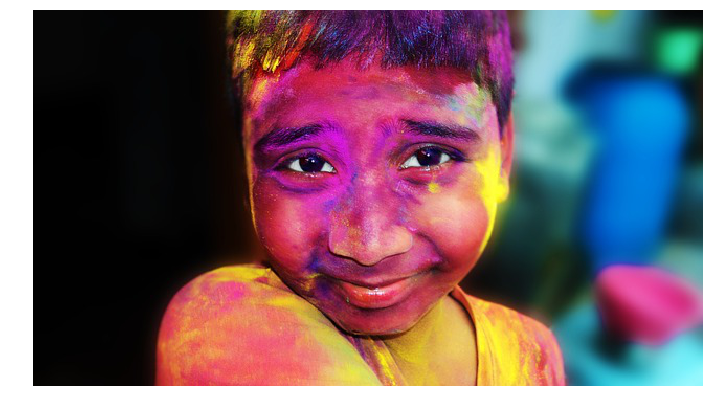
#> input picture Lab06/holi.jpg, 713 x 410 px
$ python image-quantifcation.py
#> lines starting #> are read from the running program, lines starting #| are printed output that depends on the picture
# -*- coding: utf-8 -*-

import numpy as np
import matplotlib.pyplot as plt
from PIL import Image
from sklearn.cluster import KMeans
from sklearn.datasets import load_digits

I = Image.open("holi.jpg")
#> I is the input picture: PIL image 713x410 RGBA; mean R, G, B, A 118, 95.4, 103.5, 219.8

I1 = np.asarray(I,dtype=np.float32)/255
plt.figure(figsize=(12,12))
plt.imshow(I1)
plt.axis('off')
plt.show()

w, h = I.size
#> w = 713; h = 410
colors = I.getcolors(w * h)
#> colors = 118709 items
num_colors = len(colors)
#> num_colors = 118709
num_pixels = w*h
#> num_pixels = 292330

print ('Number of pixels = ', num_pixels)
#| Number of pixels =  292330
print ('Number of colors = ', num_colors)
#| Number of colors =  118709

R = I1[:,:,0]
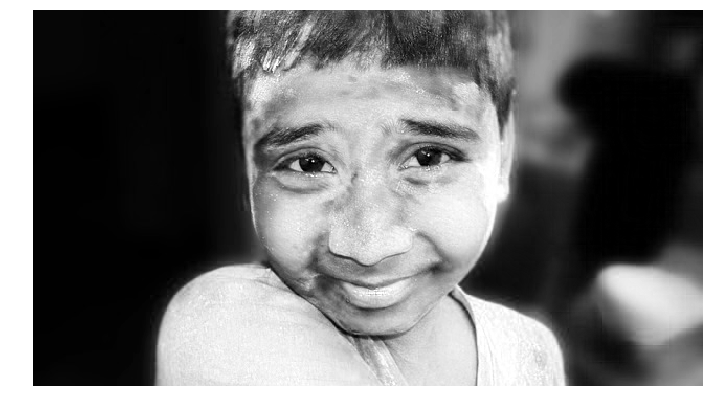
#> R: shape (410, 713) float32; min 0, max 1, mean 0.463
G = I1[:,:,1]
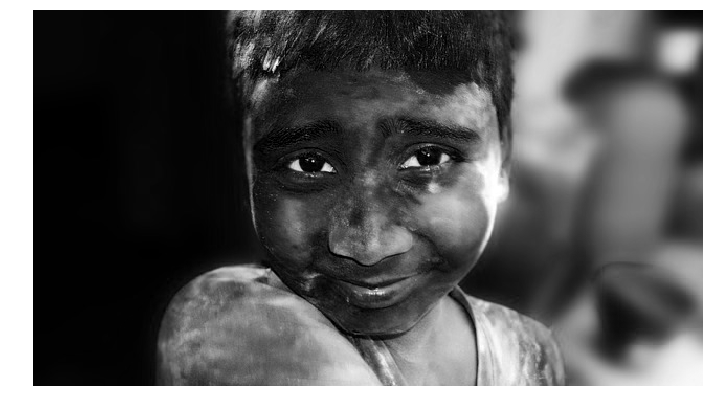
#> G: shape (410, 713) float32; min 0, max 1, mean 0.374
B = I1[:,:,2]
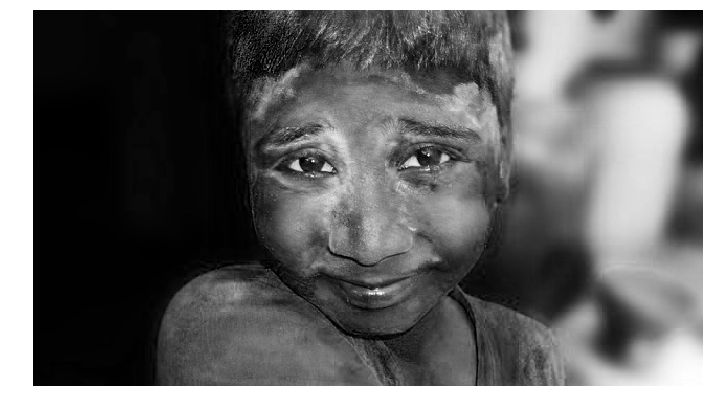
#> B: shape (410, 713) float32; min 0, max 1, mean 0.406

XR = R.reshape((-1, 1))
XG = G.reshape((-1, 1))
XB = B.reshape((-1, 1))

X = np.concatenate((XR,XG,XB),axis=1)

n = 10
k_means = KMeans(n_clusters=n)
k_means.fit(X)

centroids = k_means.cluster_centers_
labels = k_means.labels_

m = XR.shape
#> m = (292330, 1)
for i in range(m[0]):
    XR[i] = centroids[labels[i]][0]
    XG[i] = centroids[labels[i]][1]
    XB[i] = centroids[labels[i]][2]
XR.shape = R.shape
XG.shape = G.shape
XB.shape = B.shape
XR = XR[:, :, np.newaxis]
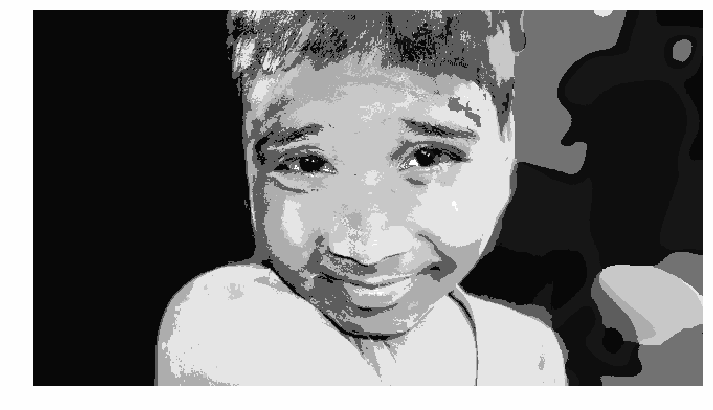
#> XR: shape (410, 713, 1) float32; min 0.0323, max 0.999, mean 0.463
XG = XG[:, :, np.newaxis]
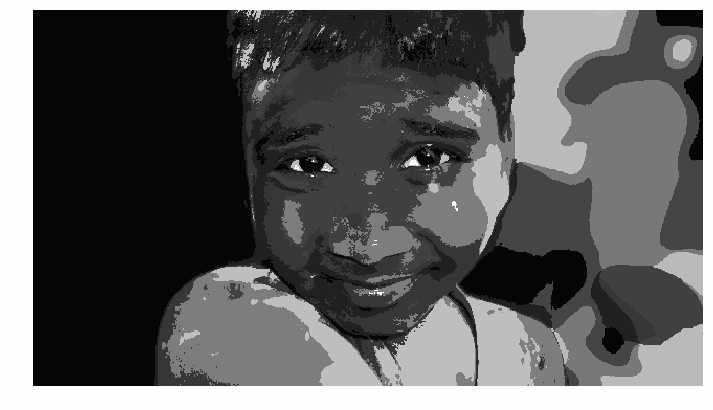
#> XG: shape (410, 713, 1) float32; min 0.0262, max 1, mean 0.374
XB = XB[:, :, np.newaxis]
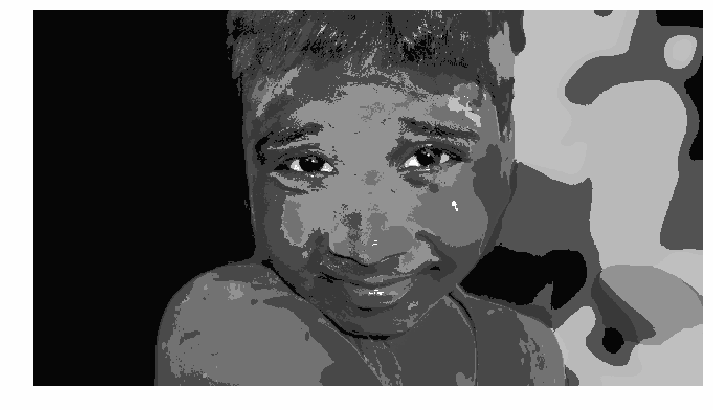
#> XB: shape (410, 713, 1) float32; min 0.0246, max 0.999, mean 0.406

Y = np.concatenate((XR,XG,XB),axis=2)
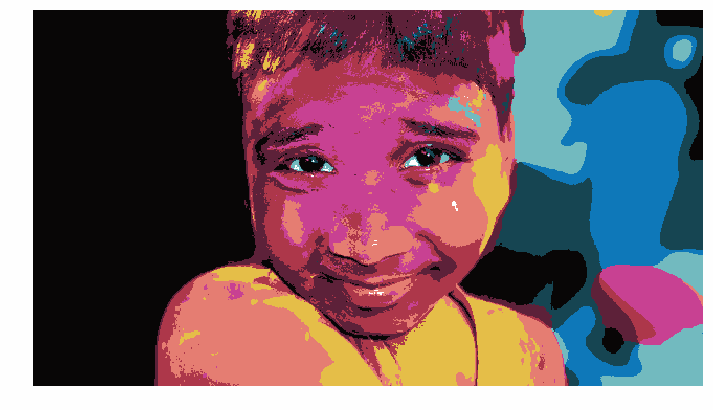
#> Y: shape (410, 713, 3) float32; mean of channels 0, 1, 2 0.463, 0.374, 0.406; drawn as R, G, B

plt.figure(figsize=(12,12))
plt.imshow(Y)
plt.axis('off')
plt.show()

print ('Number of pixels = ', num_pixels)
#| Number of pixels =  292330
print ('Number of colors = ', n)

Y1 = np.floor(Y*255)
Image.fromarray(Y1.astype(np.uint8)).save("holi2.jpg")

$ run again, with Lab06/VictoriaLake.jpg copied over Lab06/holi.jpg
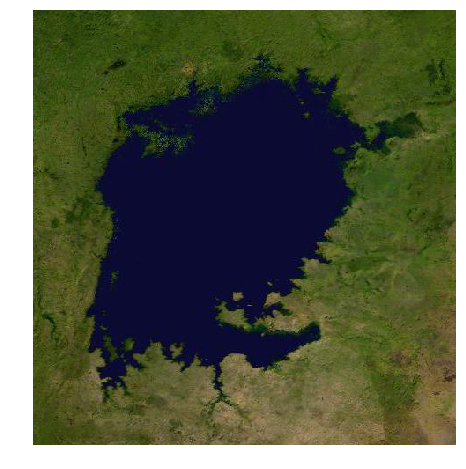
#> input picture Lab06/VictoriaLake.jpg, 466 x 469 px
#> I is the input picture: PIL image 466x469 RGBA; mean R, G, B, A 87.6, 93.2, 71.8, 214.7
#> colors = 30225 items
#> num_colors = 30225
#| Number of pixels =  218554
#| Number of colors =  30225
#> `G = I1[:,:,1]`:
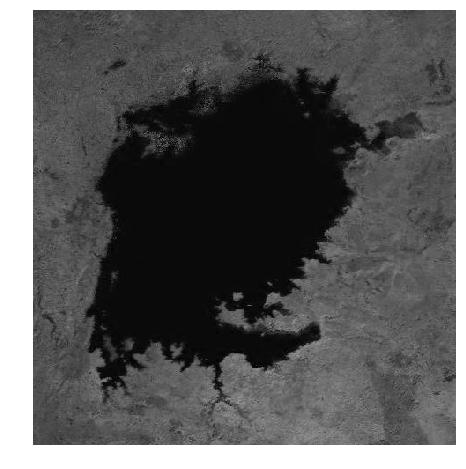
#> G: shape (469, 466) float32; min 0, max 1, mean 0.366
#> `B = I1[:,:,2]`:
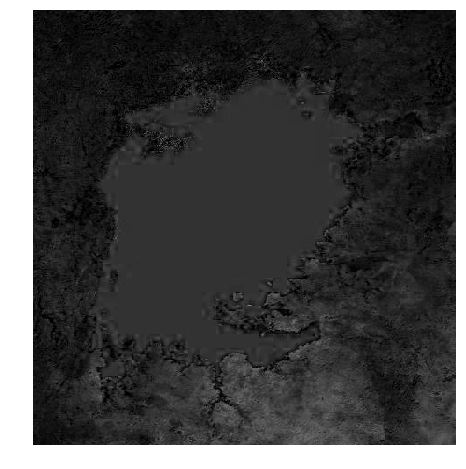
#> B: shape (469, 466) float32; min 0, max 1, mean 0.281
#| Number of pixels =  218554

$ run again, with Lab06/shop.jpg copied over Lab06/holi.jpg
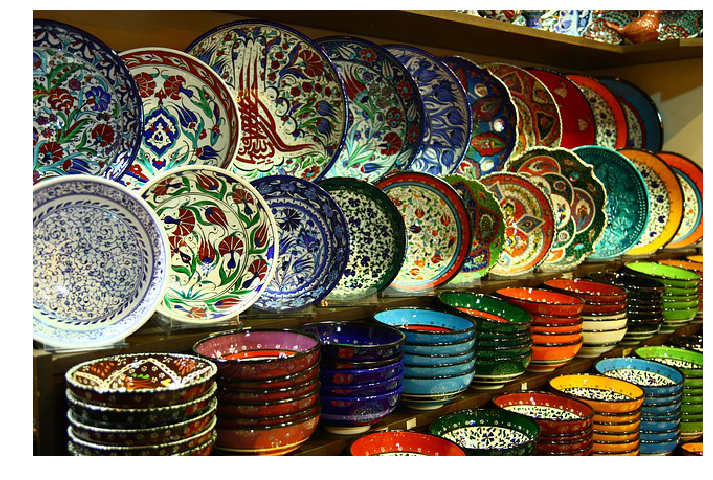
#> input picture Lab06/shop.jpg, 713 x 480 px
#> I is the input picture: PIL image 713x480 RGBA; mean R, G, B, A 118, 109.6, 88.7, 222.6
#> colors = 172389 items
#> num_colors = 172389
#| Number of pixels =  342240
#| Number of colors =  172389
#> `XB = XB[:, :, np.newaxis]`:
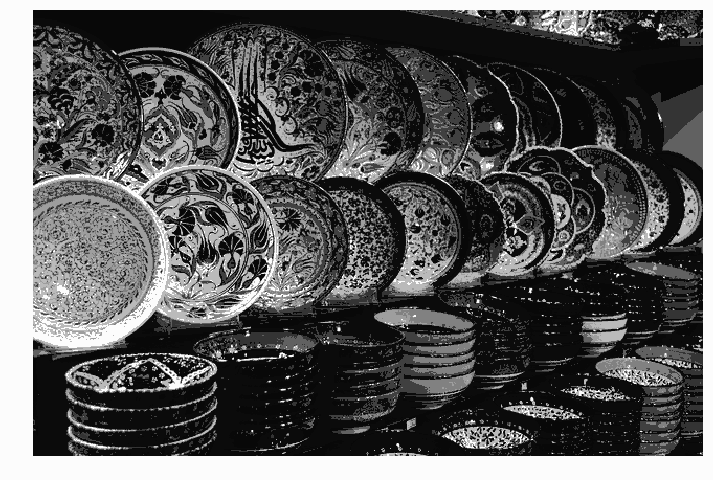
#> XB: shape (480, 713, 1) float32; min 0.0318, max 0.99, mean 0.348
#> `Y = np.concatenate((XR,XG,XB),axis=2)`:
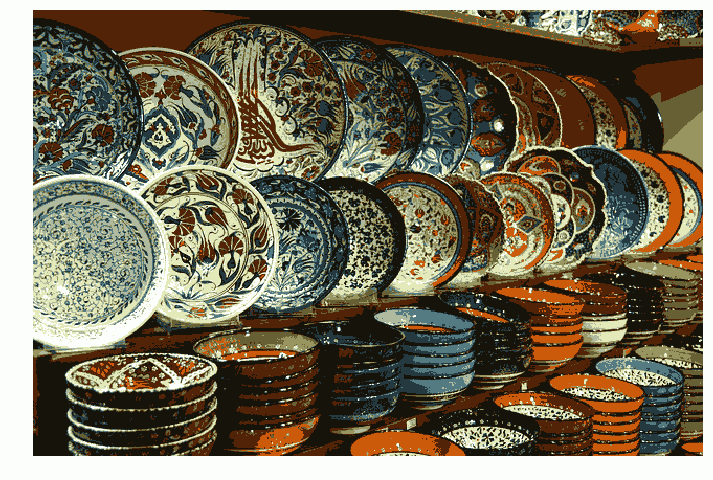
#> Y: shape (480, 713, 3) float32; mean of channels 0, 1, 2 0.462, 0.43, 0.348; drawn as R, G, B
#| Number of pixels =  342240
